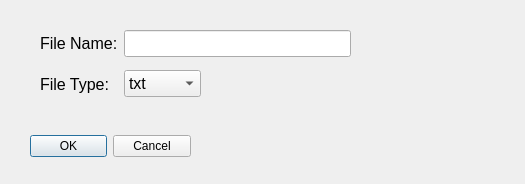
<?xml version="1.0" encoding="UTF-8"?>
<ui version="4.0">
 <class>SavePanelDialog</class>
 <widget class="QDialog" name="SavePanelDialog">
  <property name="geometry">
   <rect>
    <x>0</x>
    <y>0</y>
    <width>525</width>
    <height>184</height>
   </rect>
  </property>
  <property name="windowTitle">
   <string>Dialog</string>
  </property>
  <widget class="QDialogButtonBox" name="buttonBox">
   <property name="geometry">
    <rect>
     <x>30</x>
     <y>130</y>
     <width>161</width>
     <height>32</height>
    </rect>
   </property>
   <property name="orientation">
    <enum>Qt::Horizontal</enum>
   </property>
   <property name="standardButtons">
    <set>QDialogButtonBox::Cancel|QDialogButtonBox::Ok</set>
   </property>
  </widget>
  <widget class="QWidget" name="">
   <property name="geometry">
    <rect>
     <x>40</x>
     <y>70</y>
     <width>161</width>
     <height>28</height>
    </rect>
   </property>
   <layout class="QHBoxLayout" name="horizontalLayout">
    <item>
     <widget class="QLabel" name="label_2">
      <property name="font">
       <font>
        <pointsize>12</pointsize>
       </font>
      </property>
      <property name="text">
       <string>File Type:</string>
      </property>
     </widget>
    </item>
    <item>
     <widget class="QComboBox" name="comboBox">
      <property name="font">
       <font>
        <pointsize>12</pointsize>
       </font>
      </property>
      <item>
       <property name="text">
        <string>txt</string>
       </property>
      </item>
      <item>
       <property name="text">
        <string>pdf</string>
       </property>
      </item>
     </widget>
    </item>
   </layout>
  </widget>
  <widget class="QWidget" name="">
   <property name="geometry">
    <rect>
     <x>40</x>
     <y>30</y>
     <width>311</width>
     <height>27</height>
    </rect>
   </property>
   <layout class="QHBoxLayout" name="horizontalLayout_2">
    <item>
     <widget class="QLabel" name="label">
      <property name="font">
       <font>
        <pointsize>12</pointsize>
       </font>
      </property>
      <property name="text">
       <string>File Name:</string>
      </property>
     </widget>
    </item>
    <item>
     <widget class="QLineEdit" name="lineEdit">
      <property name="font">
       <font>
        <pointsize>12</pointsize>
       </font>
      </property>
     </widget>
    </item>
   </layout>
  </widget>
 </widget>
 <resources/>
 <connections>
  <connection>
   <sender>buttonBox</sender>
   <signal>accepted()</signal>
   <receiver>SavePanelDialog</receiver>
   <slot>accept()</slot>
   <hints>
    <hint type="sourcelabel">
     <x>248</x>
     <y>254</y>
    </hint>
    <hint type="destinationlabel">
     <x>157</x>
     <y>274</y>
    </hint>
   </hints>
  </connection>
  <connection>
   <sender>buttonBox</sender>
   <signal>rejected()</signal>
   <receiver>SavePanelDialog</receiver>
   <slot>reject()</slot>
   <hints>
    <hint type="sourcelabel">
     <x>316</x>
     <y>260</y>
    </hint>
    <hint type="destinationlabel">
     <x>286</x>
     <y>274</y>
    </hint>
   </hints>
  </connection>
 </connections>
</ui>
